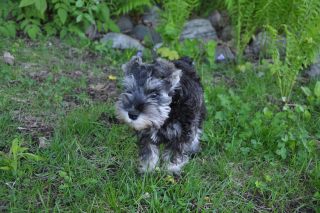
//> input picture 2주차/exer_1/exer_1/puppy.bmp, 320 x 213 px
$ ./exer_1   (built with g++ and OpenCV 4)
//> lines starting //> are read from the running program, lines starting //| are printed output that depends on the picture
#include <iostream>
#include <opencv2\core\core.hpp>
#include <opencv2\highgui\highgui.hpp>

using namespace std;

int main()
{
	cv::Mat image;
	image = cv::imread("puppy.bmp");
//> image is the input picture: 213 rows x 320 cols, CV_8UC3; mean B, G, R 73.8, 106.5, 77.2
	if(image.empty())
	{
		cout<< "image unloaded" <<endl;
		return 0;
	}
	cout<<"Rows= "<<image.rows<<"  Cols= "<<image.cols<<endl;
//| Rows= 213  Cols= 320
	cv::namedWindow("Original");
	cv::imshow("Original",image);

	cv::Mat image1;
	image1 = cv::imread("puppy.bmp",0);			//그레이 스케일
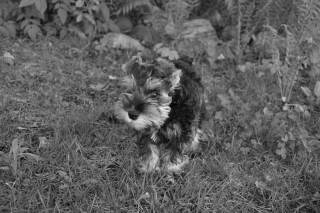
//> image1: 213 rows x 320 cols, CV_8UC1; min 7, max 228, mean 94
	cv::imshow("Gray",image1);
	cout<<"Color depth= "<<image.depth()<<"  Type= "<<image.type()<<endl;
//| Color depth= 0  Type= 16
	cout<<"Gray depth= "<<image1.depth()<<" Type= "<<image.type()<<endl;
//| Gray depth= 0 Type= 16


	cv::Mat result;
	cv::flip(image, result, 1);					//이미지 뒤집기 1 변수는 x축 반전
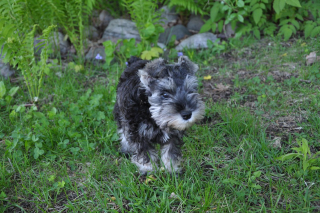
//> result: 213 rows x 320 cols, CV_8UC3; mean B, G, R 73.8, 106.5, 77.2
	cv::imshow("Output", result);
	cv::imwrite("output.bmp", result);
	vector<int> param_jpg, param_png;
	param_jpg.push_back(cv::IMWRITE_JPEG_QUALITY);
	param_jpg.push_back(50);
	param_png.push_back(cv::IMWRITE_PNG_COMPRESSION);
	param_png.push_back(3);
	cv::imwrite("puppy.jpg", result, param_jpg);
	cv::imwrite("puppy.png", result, param_png);

	cv::Mat image2;
	image2 = cv::imread("bear.jpg");
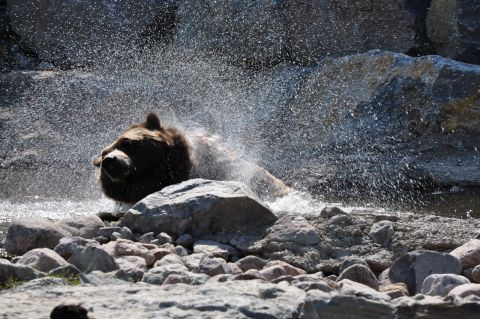
//> input picture 2주차/exer_1/exer_1/bear.jpg, 480 x 319 px
//> image2 is the input picture: 319 rows x 480 cols, CV_8UC3; mean B, G, R 101.7, 97.5, 96.5
	cv::imshow("Bear", image2);
	cout<<"Rows= "<<image.rows<<"  Cols= "<<image.cols<<endl;
//| Rows= 213  Cols= 320

	cv::waitKey(0);
	return 0;
}
